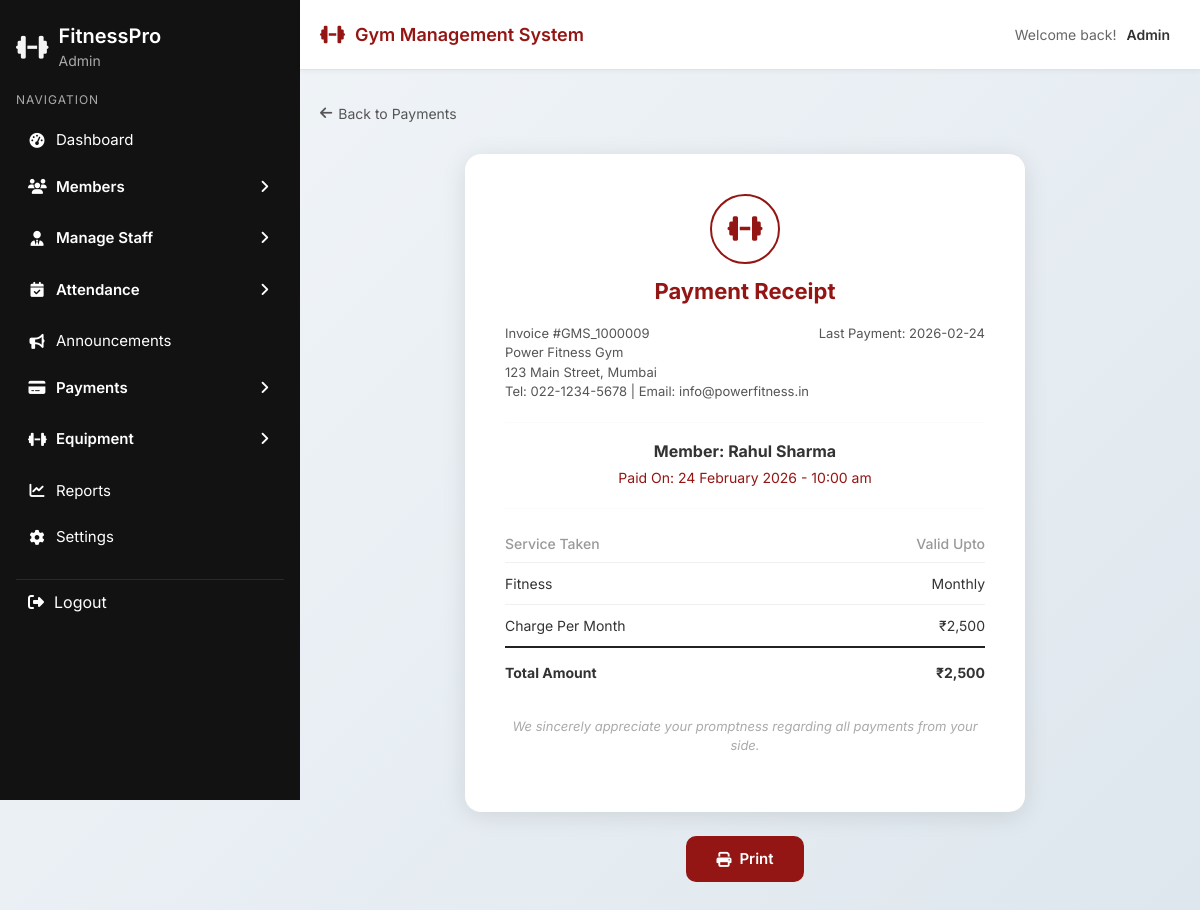
/modules/payment-receipt.php?payment_id=1 (signed in), run on the app's committed database.
### tables this page shows
CREATE TABLE `payments` (
  `id` int(11) NOT NULL,
  `member_id` int(11) NOT NULL,
  `amount` decimal(10,2) NOT NULL,
  `payment_date` datetime NOT NULL DEFAULT current_timestamp(),
  `service` varchar(100) NOT NULL,
  `plan` enum('Monthly','Quarterly','Yearly') NOT NULL DEFAULT 'Monthly',
  `status` enum('Paid','Due','Overdue') NOT NULL DEFAULT 'Paid',
  `payment_method` enum('Cash','Card','UPI','Online') NOT NULL DEFAULT 'Cash',
  `transaction_id` varchar(100) DEFAULT NULL,
  `notes` text DEFAULT NULL,
  `created_at` timestamp NOT NULL DEFAULT current_timestamp()
);

CREATE TABLE `members` (
  `id` int(11) NOT NULL,
  `full_name` varchar(100) NOT NULL,
  `email` varchar(100) NOT NULL,
  `phone` varchar(20) NOT NULL,
  `dob` date NOT NULL,
  `gender` enum('Male','Female','Other') NOT NULL,
  `address` text NOT NULL,
  `membership_type` varchar(50) NOT NULL,
  `start_date` date NOT NULL,
  `end_date` date NOT NULL,
  `duration` varchar(20) NOT NULL,
  `membership_status` enum('Active','Inactive','Expired') DEFAULT 'Active',
  `fitness_level` enum('Beginner','Medium','Advanced') DEFAULT 'Beginner',
  `created_at` timestamp NOT NULL DEFAULT current_timestamp(),
  `updated_at` timestamp NOT NULL DEFAULT current_timestamp() ON UPDATE current_timestamp()
);

### modules/payment-receipt.php (the view, shortened to what this page needs)
<?php
require_once '../dbcon.php';
$payment_id = isset($_GET['payment_id']) ? (int)$_GET['payment_id'] : 0;
$sql = "SELECT p.*, m.full_name, m.email, m.phone
        FROM payments p
        JOIN members m ON m.id = p.member_id
        WHERE p.id = $payment_id";
$res = mysqli_query($conn, $sql);
$p = mysqli_fetch_assoc($res);
$invoice = 'GMS_' . str_pad($payment_id * 9 + 1000000, 7, '0', STR_PAD_LEFT);
include '../layout/header.php';
include '../layout/sidebar.php';
?>
<link rel="stylesheet" href="../css/sidebar.css">
<link rel="stylesheet" href="../css/common.css">
<div class="main-wrapper">
  <div class="main-content">
    <a href="payments.php" class="no-print" style="display:inline-flex;align-items:center;gap:6px;color:#555;text-decoration:none;font-size:14px;margin-bottom:30px;">
      <i class="fas fa-arrow-left"></i> Back to Payments
    </a>
    <div class="receipt-card" style="max-width:560px;margin:0 auto;background:#fff;border-radius:16px;padding:40px;box-shadow:0 4px 24px rgba(0,0,0,0.1);">
      <div style="text-align:center;margin-bottom:20px;">
        <div style="width:70px;height:70px;border-radius:50%;border:2px solid var(--active-color);display:flex;align-items:center;justify-content:center;margin:0 auto 14px;">
          <i class="fas fa-dumbbell" style="font-size:28px;color:var(--active-color);"></i>
        </div>
        <h2 style="margin:0;font-size:22px;font-weight:700;">Payment Receipt</h2>
      </div>
      <div style="display:flex;justify-content:space-between;font-size:13px;color:#555;margin-bottom:20px;">
        <div>
          <div>Invoice #<?= $invoice ?></div>
          <div>Power Fitness Gym</div>
          <div>123 Main Street, Mumbai</div>
          <div>Tel: 022-1234-5678 | Email: info@powerfitness.in</div>
        </div>
        <div style="text-align:right;">
          Last Payment: <?= date('Y-m-d', strtotime($p['payment_date'])) ?>
        </div>
      </div>
      <hr style="border:none;border-top:1px solid #eee;margin:16px 0;">
      <div style="text-align:center;margin-bottom:20px;">
        <div style="font-size:16px;font-weight:700;">Member: <?= htmlspecialchars($p['full_name']) ?></div>
        <div style="color:var(--active-color);font-size:14px;margin-top:4px;">
          Paid On: <?= date('d F Y - h:i a', strtotime($p['payment_date'])) ?>
        </div>
      </div>
      <hr style="border:none;border-top:1px solid #eee;margin:16px 0;">
      <table style="width:100%;font-size:14px;border-collapse:collapse;">
        <thead>
          <tr style="color:#999;">
            <th style="text-align:left;padding:8px 0;font-weight:500;">Service Taken</th>
            <th style="text-align:right;padding:8px 0;font-weight:500;">Valid Upto</th>
          </tr>
        </thead>
        <tbody>
          <tr>
            <td style="padding:10px 0;border-top:1px solid #f0f0f0;"><?= htmlspecialchars($p['service']) ?></td>
            <td style="padding:10px 0;border-top:1px solid #f0f0f0;text-align:right;"><?= htmlspecialchars($p['plan']) ?></td>
          </tr>
          <tr>
            <td style="padding:10px 0;border-top:1px solid #f0f0f0;">Charge Per Month</td>
            <td style="padding:10px 0;border-top:1px solid #f0f0f0;text-align:right;">₹<?= number_format($p['amount'], 0) ?></td>
          </tr>
        </tbody>
        <tfoot>
          <tr>
            <td style="padding:14px 0;border-top:2px solid #222;font-weight:700;">Total Amount</td>
            <td style="padding:14px 0;border-top:2px solid #222;text-align:right;font-weight:700;">₹<?= number_format($p['amount'], 0) ?></td>
          </tr>
        </tfoot>
      </table>
      <p style="text-align:center;color:#aaa;font-size:13px;font-style:italic;margin-top:20px;">
        We sincerely appreciate your promptness regarding all payments from your side.
      </p>
    </div>
    <div class="no-print" style="text-align:center;margin-top:24px;">
      <button onclick="window.print()" style="background:var(--active-color);color:#fff;border:none;padding:12px 30px;border-radius:10px;font-size:15px;font-weight:600;cursor:pointer;display:inline-flex;align-items:center;gap:8px;">
        <i class="fas fa-print"></i> Print
      </button>
    </div>
  </div>
</div>

### css/sidebar.css (style rules this page uses)
:root { --sidebar-bg: #121212; --hover-bg: #1e1e1e; --active-color: #941614; --text-light: #ffffff; }

### css/common.css (style rules this page uses)
* { box-sizing: border-box; }
body { margin: 0; font-family: 'Inter', sans-serif; background: linear-gradient(135deg, #f3f6f9, #dee7ee); color: #333; }
:root { --card-bg: #ffffff; --border-color: #e2e2e2; --shadow: 0 10px 25px rgba(0,0,0,0.12); --shadow-sm: 0 2px 8px rgba(0,0,0,0.08); --radius-sm: 6px; --radius-md: 8px; --radius-lg: 12px; --active-color: #941614; --success-color: #2e7d32; --warning-color: #f57c00; --danger-color: #d32f2f; }
.main-wrapper { margin-left: 25%; min-height: 100vh; }
.main-content { padding: 30px; }
h2 { color: var(--active-color); font-size: 26px; margin-bottom: 25px; }
.main-wrapper { margin-left: 25%; margin-top: 70px; min-height: calc(100vh - 70px); }
.main-content { padding: 30px; padding-left: 20px; }

### layout/header.php (style rules this page uses)
.main-wrapper { margin-top: 70px !important; }

### data on the page
payments: payment_date "2026-02-24", member.full_name "Rahul Sharma", payment_date "24 February 2026 - 10:00 am", service "Fitness", plan "Monthly", amount "2,500"

### other printed values
$_SESSION['role'] "Admin"
$user_role "Admin"
$invoice "GMS_1000009"
